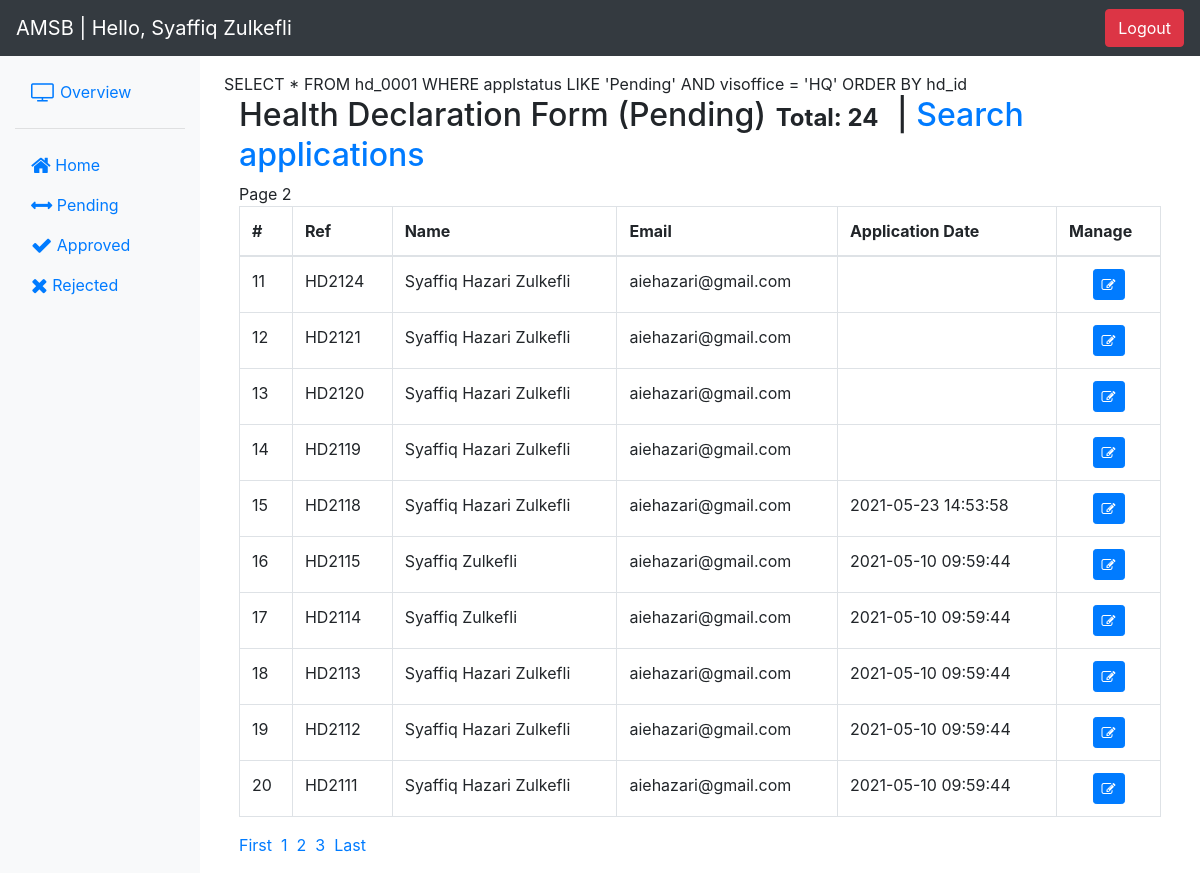
The app's page /formreview.php?page=2&view=Pending (signed in) with its own data.
### tables this page shows
CREATE TABLE `users` (
  `user_id` int(11) NOT NULL,
  `name` varchar(50) NOT NULL,
  `email` varchar(100) NOT NULL,
  `username` varchar(50) NOT NULL,
  `password` varchar(250) NOT NULL,
  `usertype` int(5) NOT NULL COMMENT '1 - IT\r\n2 - HR\r\n3 - Security',
  `ainloc` varchar(15) NOT NULL
);

CREATE TABLE `hd_0001` (
  `hd_id` int(11) NOT NULL,
  `fullname` varchar(50) DEFAULT NULL,
  `mykad` varchar(30) DEFAULT NULL,
  `visoffice` varchar(10) DEFAULT NULL,
  `appemail` varchar(100) DEFAULT NULL,
  `entryin` date DEFAULT NULL,
  `entryout` date DEFAULT NULL,
  `company` varchar(200) DEFAULT NULL,
  `caddress` varchar(100) DEFAULT NULL,
  `ccity` varchar(20) DEFAULT NULL,
  `cstate` varchar(20) DEFAULT NULL,
  `cpostal` varchar(10) DEFAULT NULL,
  `telno` varchar(30) DEFAULT NULL,
  `reasonentry` varchar(150) DEFAULT NULL,
  `nameconperson` varchar(50) DEFAULT NULL,
  `emailaddconperson` varchar(100) DEFAULT NULL,
  `radio1` varchar(5) DEFAULT NULL,
  `country` varchar(100) NOT NULL DEFAULT 'NA',
  `doafromcountries` date DEFAULT NULL,
  `radio2` varchar(5) DEFAULT NULL,
  `individu` varchar(100) NOT NULL DEFAULT 'NA',
  `areafrom` varchar(100) NOT NULL DEFAULT 'NA',
  `radio3` varchar(5) DEFAULT NULL,
  `radio4` varchar(5) DEFAULT NULL,
  `rescovid` varchar(10) NOT NULL DEFAULT 'NA',
  `datetest` date DEFAULT NULL,
  `loctest` varchar(50) NOT NULL DEFAULT 'NA',
  `cough` varchar(5) DEFAULT NULL,
  `diffbreathing` varchar(5) DEFAULT NULL,
  `fever` varchar(5) DEFAULT NULL,
  `flu` varchar(5) DEFAULT NULL,
  `sorethroat` varchar(5) DEFAULT NULL,
  `othersymptoms` varchar(300) DEFAULT NULL,
  `applstatus` varchar(10) NOT NULL DEFAULT 'Pending',
  `dt_apply` datetime DEFAULT NULL,
  `dt_updstatus` datetime DEFAULT NULL,
  `dt_updsby` int(11) DEFAULT NULL,
  `covtestresult` varchar(200) DEFAULT NULL
);

### login/lib/library.php (called while the page is built, shortened)
<?php
class DemoLib
{
    public function UserDetails($user_id)
    {
        try {
            $db = DB();
            $query = $db->prepare("SELECT user_id, name, username, email, usertype, ainloc FROM users WHERE user_id=:user_id");
            $query->bindParam("user_id", $user_id, PDO::PARAM_STR);
            $query->execute();
            if ($query->rowCount() > 0) {
                return $query->fetch(PDO::FETCH_OBJ);
            }
        } catch (PDOException $e) {
            exit($e->getMessage());
        }
    }
}

### formreview.php (the view, shortened to what this page needs)
<?php
include('login/assets.php');
if($_GET['view'] == ""){
  $toview = "%%";
} else {
$toview = $_GET['view'];
}
?>
    <div class="container-fluid">
      <div class="row">
        <nav class="col-md-2 d-none d-md-block bg-light sidebar">
          <div class="sidebar-sticky">
            <ul class="nav flex-column mb-2">
            <li class="nav-item">
                <a class="nav-link" href="#">
                  </a>
              </li>
              <li class="nav-item">
                <a class="nav-link" href="formdb.php">
              <i class="fa fa-tv fa-lg"></i> Overview </a>
              </li>
              <li class="nav-item">
              <hr>
              </li>
              <li class="nav-item">
                <a class="nav-link" href="formreview.php?view=">
              <i class="fa fa-home fa-lg"></i> Home </a>
              </li>
              <li class="nav-item">
                <a class="nav-link" href="?view=Pending">
              <i class="fa fa-arrows-h fa-lg"></i> Pending </a>
              </li>
              <li class="nav-item">
                <a class="nav-link" href="?view=Approved">
              <i class="fa fa-check fa-lg"></i> Approved </a>
              </li>
              <li class="nav-item">
                <a class="nav-link" href="?view=Reject">
              <i class="fa fa-times fa-lg"></i> Rejected </a>
              </li>
            </ul>
          </div>
        </nav>
        <main role="main" class="col-md-9 ml-sm-auto col-lg-10 pt-3 px-4">
<?php
if($_GET['view'] == ""){
  $toview = "%%";
} else {
$toview = $_GET['view'];
}
    $limit = 10;
    $s = $db->prepare("SELECT * FROM hd_0001 WHERE applstatus LIKE '$toview' AND visoffice = '$user->ainloc'");
    $s->execute();
    $total_results = $s->rowCount();
    $total_pages = ceil($total_results/$limit);
    if (!isset($_GET['page'])) {
        $page = 1;
    } else {
        $page = $_GET['page'];
    }
    $start = ($page-1)*$limit;
echo "SELECT * FROM hd_0001 WHERE applstatus LIKE '$toview' AND visoffice = '$user->ainloc' ORDER BY hd_id";
    $stmt = $db->prepare("SELECT * FROM hd_0001 WHERE applstatus LIKE '$toview' AND visoffice = '$user->ainloc' ORDER BY hd_id DESC LIMIT $start, $limit");
    $stmt->execute();
    $stmt->setFetchMode(PDO::FETCH_OBJ);
    $results = $stmt->fetchAll();
    $no = $page > 1 ? $start+1 : 1;
if($toview == "%%") {
  $toviewn = "All";
} else {
  $toviewn = $toview;
}
?>
<div class="container">
  <h2 class="">Health Declaration Form (<?php echo $toviewn; ?>)<span class="badge">Total: <?php echo $total_results; ?></span> | <a href="searchappl.php">Search applications</a></h2>
<?php
echo "Page $page";
?>
  <table class="table table-bordered">
    <thead>
      <tr>
        <th>#</th>
        <th>Ref</th>
        <th>Name</th>
        <th>Email</th>
        <th>Application Date</th>
        <th>Manage</th>
      </tr>
    </thead>
    <tbody>
        <?php foreach($results as $result){?>
          <tr>
            <td><?php echo $no; ?></td>
            <td><?php echo "HD" . date('y') . $result->hd_id; ?></td>
            <td><?php echo $result->fullname; ?></td>
            <td><?php echo $result->appemail; ?></td>
            <td><?php echo $result->dt_apply; ?></td>
            <td align="center"><a href="manageappl.php?view_id=<?php echo $result->hd_id; ?>"> <button type="button" class="btn btn-labeled btn-primary btn-sm"><span class="btn-label"><i class="fa fa-edit"></i></span></button></a></td>
          </tr>
        <?php $no++; } ?>
    </tbody>
  </table>
    <ul class="pagination">
        <li><a href="?page=1&view=<?php echo $toview; ?>">First</a>&nbsp;&nbsp;</li>
        <?php for($p=1; $p<=$total_pages; $p++){?>
            <li class="<?php echo $page == $p ? 'active' : ''; ?>"><a href="<?php echo '?page='.$p . '&view=' . $toview ?>"><?php echo $p; ?></a>&nbsp;&nbsp;</li>
        <?php }?>
        <li><a href="?page=<?php echo $total_pages; ?>&view=<?php echo $toview; ?>">Last</a></li>
    </ul>
</div>
 <?php
 include('login/footer.php');
 ?>

### login/assets.php (shortened to what this page needs)
<!DOCTYPE html>
<html>
<head>
<link rel="stylesheet" href="https://stackpath.bootstrapcdn.com/bootstrap/4.1.3/css/bootstrap.min.css">
<link rel="stylesheet" href="https://maxcdn.bootstrapcdn.com/font-awesome/4.7.0/css/font-awesome.min.css">
<?php
require __DIR__ . '/lib/library.php';
$app = new DemoLib();
$user = $app->UserDetails($_SESSION['user_id']);
?> <body>
<nav class="navbar navbar-expand-lg navbar-dark bg-dark sticky-top">
<a class="navbar-brand" <?php if(($user->usertype) < 3) { echo 'href="formreview.php?view="'; } else { echo 'href="#"'; } ?>>AMSB | Hello, <?php echo $user->name; ?></a>
<div class="collapse navbar-collapse" id="navbarSupportedContent">
  <div class="form-inline my-2 my-lg-0">
    <a href="login/logout.php"><button class="btn btn-danger my-2 my-sm-0" type="submit">Logout</button></a>
  </div>
</div>
</nav>
</head>
<body>

### records on screen
users: name "Syaffiq Zulkefli", ainloc "HQ"
hd_0001: hd_id "24", fullname "Syaffiq Hazari Zulkefli", appemail "aiehazari@gmail.com"
hd_0001: hd_id "21", fullname "Syaffiq Hazari Zulkefli", appemail "aiehazari@gmail.com"
hd_0001: hd_id "20", fullname "Syaffiq Hazari Zulkefli", appemail "aiehazari@gmail.com"
hd_0001: hd_id "19", fullname "Syaffiq Hazari Zulkefli", appemail "aiehazari@gmail.com"
hd_0001: hd_id "18", fullname "Syaffiq Hazari Zulkefli", appemail "aiehazari@gmail.com", dt_apply "2021-05-23 14:53:58"
hd_0001: hd_id "15", fullname "Syaffiq Zulkefli", appemail "aiehazari@gmail.com", dt_apply "2021-05-10 09:59:44"
hd_0001: hd_id "14", fullname "Syaffiq Zulkefli", appemail "aiehazari@gmail.com", dt_apply "2021-05-10 09:59:44"
hd_0001: hd_id "13", fullname "Syaffiq Hazari Zulkefli", appemail "aiehazari@gmail.com", dt_apply "2021-05-10 09:59:44"
hd_0001: hd_id "12", fullname "Syaffiq Hazari Zulkefli", appemail "aiehazari@gmail.com", dt_apply "2021-05-10 09:59:44"
hd_0001: hd_id "11", fullname "Syaffiq Hazari Zulkefli", appemail "aiehazari@gmail.com", dt_apply "2021-05-10 09:59:44"

### other values on screen
$toview "Pending"
$toviewn "Pending"
$total_results "24"
$page "2"
